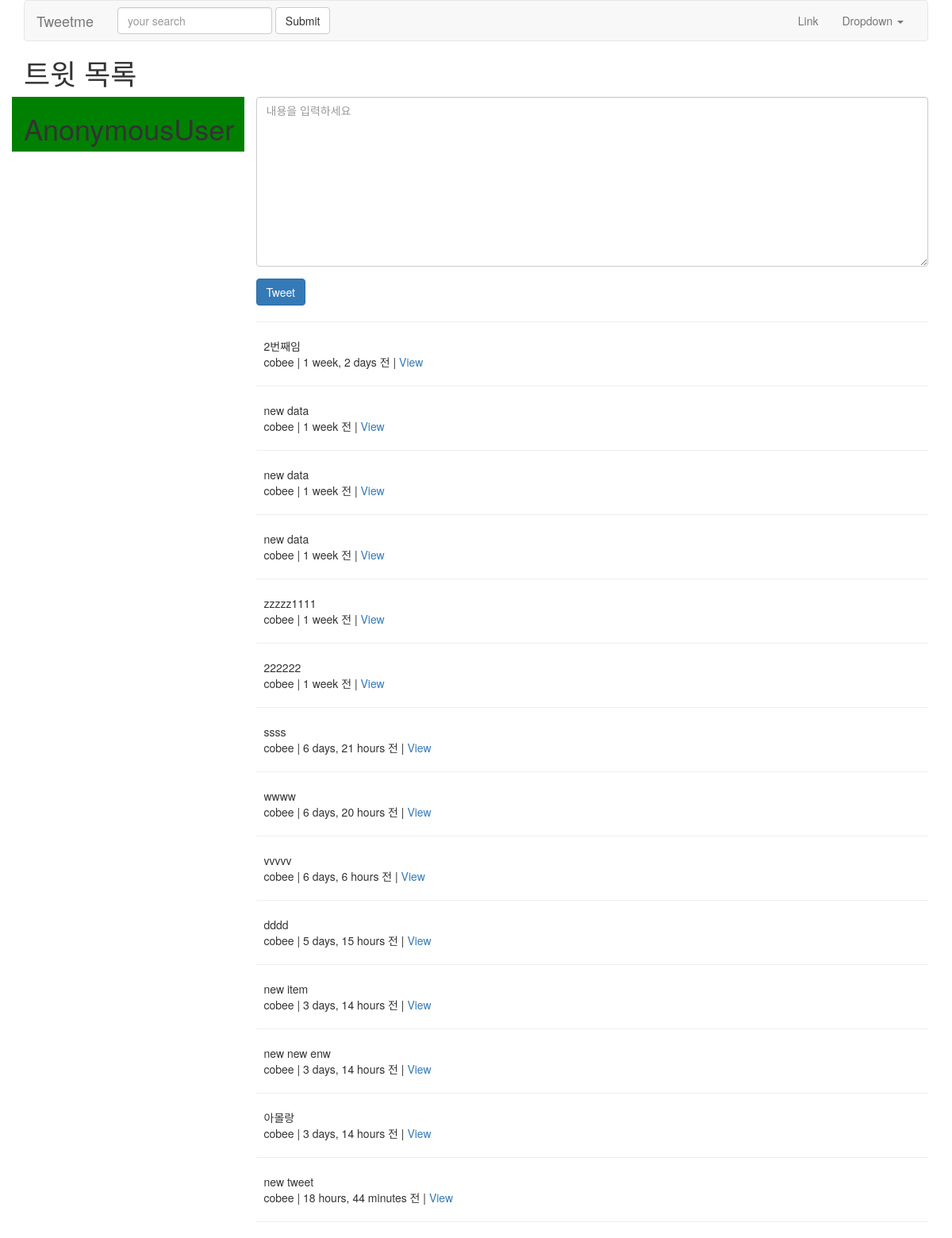
Before: / with the older database file.
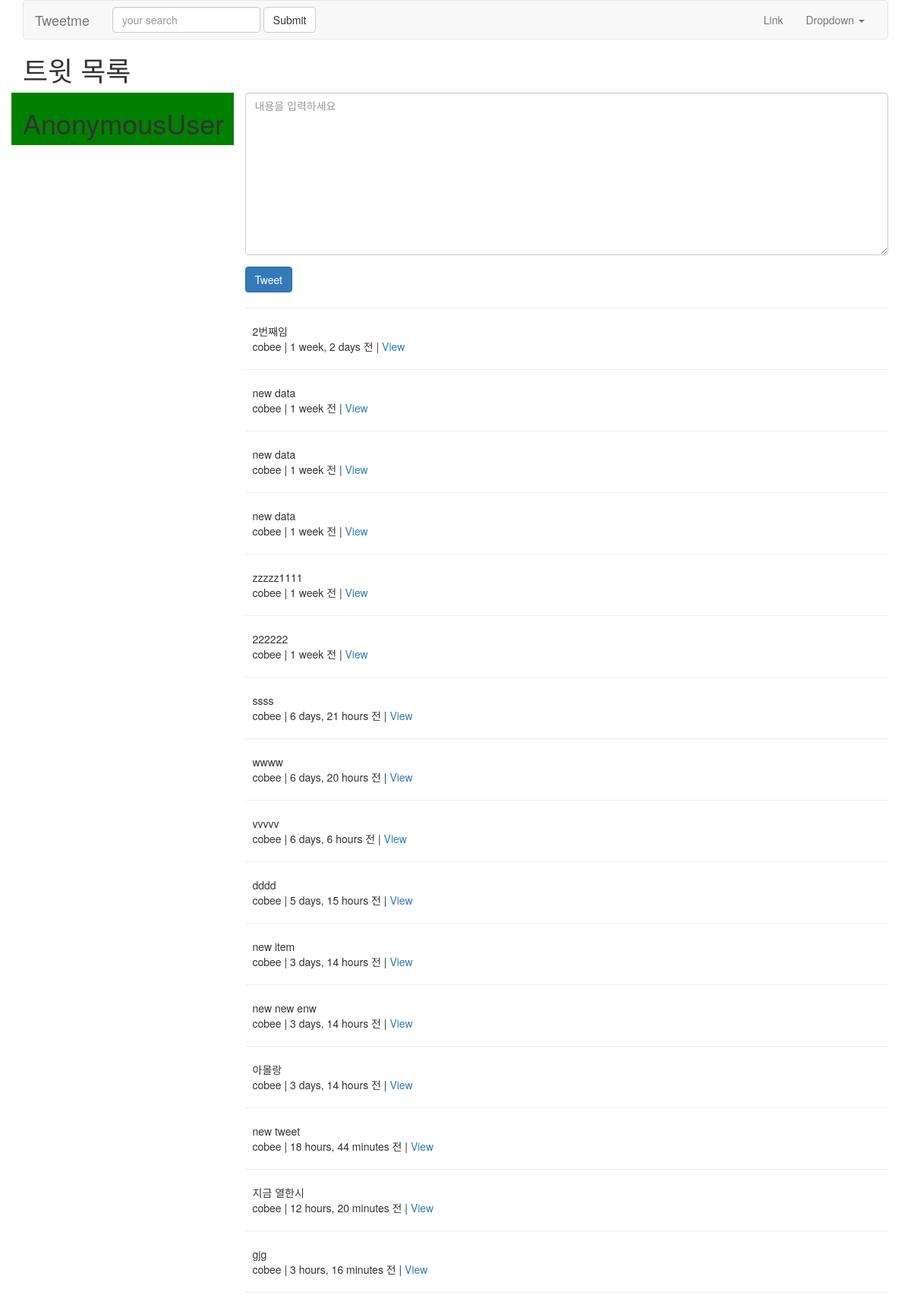
After: the same page with the newer database file.
### tweets/models.py (models this page shows, shortened)
class Tweet(models.Model):
	user	  = models.ForeignKey(settings.AUTH_USER_MODEL)
	content   = models.CharField(max_length=140, validators=[validate_content])
	updated   = models.DateTimeField(auto_now=True)
	timestamp = models.DateTimeField(auto_now_add=True)
	def get_absolute_url(self):
		return reverse("tweet:detail", kwargs={"pk":self.pk})

### tweets/views.py (the view)
# urls.py: url(r'^$', TweetListView.as_view(), name='home'),
class TweetListView(ListView):
	def get_queryset(self, *args, **kwargs):
		qs = Tweet.objects.all()
		print(self.request.GET)
		query = self.request.GET.get("q", None)
		if query is not None:
			qs = qs.filter(
				Q(content__icontains=query) |
				Q(user__username__icontains=query)
				)
		return qs
	def get_context_data(self, *args, **kwargs):
		context = super(TweetListView, self).get_context_data(*args, **kwargs)
		context['create_form'] = TweetModelForm()
		context['create_url'] = reverse_lazy("tweet:create")
		return context

### tweets/forms.py (shortened to what this page needs)
class TweetModelForm(forms.ModelForm):
	content = forms.CharField(label='',
				widget=forms.Textarea(
						attrs={'placeholder':'내용을 입력하세요',
								'class':'form-control'}))
	class Meta:
		model = Tweet
		fields = [
			"content",
		]

### tweets/templates/tweets/tweet_list.html (shortened to what this page needs)
{% extends "base.html" %}
{% block content %}
<h1> 트윗 목록 </h1>
<div class="row">
	<div class="col-sm-3 col-xs-12" style="background-color: green;">
		<h1>{{ request.user }}</h1>
	</div>
	<div class="col-sm-9">
		{% if not request.GET.q %}
			<div class="">
		{% include "tweets/form.html" with form=create_form action_url=create_url btn_title='Tweet' %}
			</div>
		{% endif %}
		<hr/>
		{% for object in object_list %}
	<div class="media">
		<div class="media-left">
		</div>
		<div class="media-body">
			{{ object.content }}<br/>
			{{ object.user }} | {{ object.timestamp|timesince }} 전 | <a href="{{ object.get_absolute_url }}">View</a>
		</div>
	</div>
	<hr/>
{% empty %}
	{% if request.GET.q %}
		<p>No tweets found.</p>
	{% else %}
		<p>No tweets yet</p>
	{% endif %}
{% endfor %}
</div>
</div>
{% endblock content %}

Changed rows visible on the page:
added Tweet: content "지금 열한시", user "cobee", timestamp "12 hours, 20 minutes"
added Tweet: content "gjg", user "cobee", timestamp "3 hours, 16 minutes"
